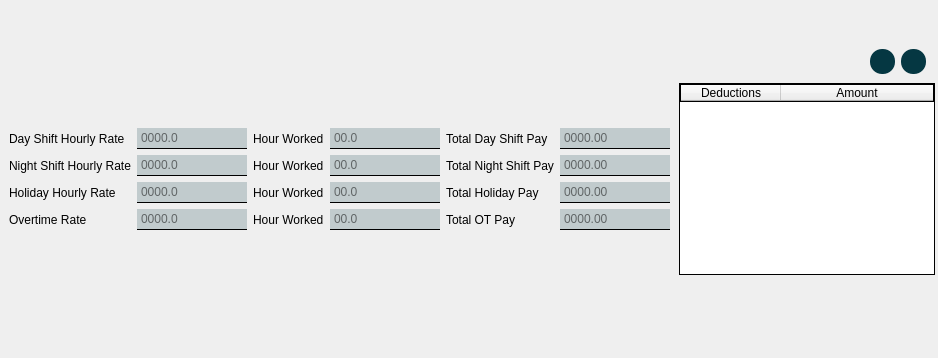
            <widget class="QFrame" name="frame_7">
             <property name="styleSheet">
              <string notr="true">border: none;</string>
             </property>
             <property name="frameShape">
              <enum>QFrame::NoFrame</enum>
             </property>
             <property name="frameShadow">
              <enum>QFrame::Plain</enum>
             </property>
             <layout class="QHBoxLayout" name="horizontalLayout_4">
              <property name="spacing">
               <number>0</number>
              </property>
              <property name="leftMargin">
               <number>0</number>
              </property>
              <property name="topMargin">
               <number>0</number>
              </property>
              <property name="rightMargin">
               <number>0</number>
              </property>
              <property name="bottomMargin">
               <number>0</number>
              </property>
              <item>
               <widget class="QFrame" name="rates">
                <property name="styleSheet">
                 <string notr="true">border: none;</string>
                </property>
                <property name="frameShape">
                 <enum>QFrame::NoFrame</enum>
                </property>
                <property name="frameShadow">
                 <enum>QFrame::Plain</enum>
                </property>
                <layout class="QVBoxLayout" name="verticalLayout_5">
                 <property name="spacing">
                  <number>0</number>
                 </property>
                 <property name="leftMargin">
                  <number>0</number>
                 </property>
                 <property name="topMargin">
                  <number>0</number>
                 </property>
                 <property name="rightMargin">
                  <number>0</number>
                 </property>
                 <property name="bottomMargin">
                  <number>0</number>
                 </property>
                 <item>
                  <spacer name="verticalSpacer_6">
                   <property name="orientation">
                    <enum>Qt::Vertical</enum>
                   </property>
                   <property name="sizeHint" stdset="0">
                    <size>
                     <width>20</width>
                     <height>40</height>
                    </size>
                   </property>
                  </spacer>
                 </item>
                 <item>
                  <widget class="QFrame" name="frame_11">
                   <property name="frameShape">
                    <enum>QFrame::StyledPanel</enum>
                   </property>
                   <property name="frameShadow">
                    <enum>QFrame::Raised</enum>
                   </property>
                   <layout class="QGridLayout" name="gridLayout_2">
                    <item row="1" column="3">
                     <widget class="QLineEdit" name="night_worked_LE">
                      <property name="styleSheet">
                       <string notr="true">border: none;
border-bottom: 1px solid rgb(0,0,0);
background-color: rgba(5, 55, 66, 50);
padding: 2px;</string>
                      </property>
                      <property name="placeholderText">
                       <string>00.0</string>
                      </property>
                     </widget>
                    </item>
                    <item row="3" column="2">
                     <widget class="QLabel" name="label_40">
                      <property name="styleSheet">
                       <string notr="true">border: none;</string>
                      </property>
                      <property name="text">
                       <string>Hour Worked</string>
                      </property>
                     </widget>
                    </item>
                    <item row="0" column="0">
                     <widget class="QLabel" name="label_13">
                      <property name="styleSheet">
                       <string notr="true">border: none;</string>
                      </property>
                      <property name="text">
                       <string>Day Shift Hourly Rate</string>
                      </property>
                     </widget>
                    </item>
                    <item row="0" column="5">
                     <widget class="QLineEdit" name="total_day_pay_LE">
                      <property name="styleSheet">
                       <string notr="true">border: none;
border-bottom: 1px solid rgb(0,0,0);
background-color: rgba(5, 55, 66, 50);
padding: 2px;</string>
                      </property>
                      <property name="inputMask">
                       <string/>
                      </property>
                      <property name="alignment">
                       <set>Qt::AlignLeading|Qt::AlignLeft|Qt::AlignVCenter</set>
                      </property>
                      <property name="readOnly">
                       <bool>true</bool>
                      </property>
                      <property name="placeholderText">
                       <string>0000.00</string>
                      </property>
                     </widget>
                    </item>
                    <item row="1" column="5">
                     <widget class="QLineEdit" name="total_night_pay_LE">
                      <property name="styleSheet">
                       <string notr="true">border: none;
border-bottom: 1px solid rgb(0,0,0);
background-color: rgba(5, 55, 66, 50);
padding: 2px;</string>
                      </property>
                      <property name="alignment">
                       <set>Qt::AlignLeading|Qt::AlignLeft|Qt::AlignVCenter</set>
                      </property>
                      <property name="readOnly">
                       <bool>true</bool>
                      </property>
                      <property name="placeholderText">
                       <string>0000.00</string>
                      </property>
                     </widget>
                    </item>
                    <item row="0" column="2">
                     <widget class="QLabel" name="label_38">
                      <property name="styleSheet">
                       <string notr="true">border: none;</string>
                      </property>
                      <property name="text">
                       <string>Hour Worked</string>
                      </property>
                     </widget>
                    </item>
                    <item row="3" column="0">
                     <widget class="QLabel" name="label_15">
                      <property name="styleSheet">
                       <string notr="true">border: none;</string>
                      </property>
                      <property name="text">
                       <string>Overtime Rate</string>
                      </property>
                     </widget>
                    </item>
                    <item row="0" column="3">
                     <widget class="QLineEdit" name="day_worked_LE">
                      <property name="styleSheet">
                       <string notr="true">border: none;
border-bottom: 1px solid rgb(0,0,0);
background-color: rgba(5, 55, 66, 50);
padding: 2px;</string>
                      </property>
                      <property name="placeholderText">
                       <string>00.0</string>
                      </property>
                     </widget>
                    </item>
                    <item row="3" column="3">
                     <widget class="QLineEdit" name="ot_hours_LE">
                      <property name="styleSheet">
                       <string notr="true">border: none;
border-bottom: 1px solid rgb(0,0,0);
background-color: rgba(5, 55, 66, 50);
padding: 2px;</string>
                      </property>
                      <property name="placeholderText">
                       <string>00.0</string>
                      </property>
                     </widget>
                    </item>
                    <item row="1" column="4">
                     <widget class="QLabel" name="label_21">
                      <property name="styleSheet">
                       <string notr="true">border: none;</string>
                      </property>
                      <property name="text">
                       <string>Total Night Shift Pay</string>
                      </property>
                     </widget>
                    </item>
                    <item row="0" column="1">
                     <widget class="QLineEdit" name="day_rate_LE">
                      <property name="styleSheet">
                       <string notr="true">border: none;
border-bottom: 1px solid rgb(0,0,0);
background-color: rgba(5, 55, 66, 50);
padding: 2px;</string>
                      </property>
                      <property name="inputMask">
                       <string/>
                      </property>
                      <property name="alignment">
                       <set>Qt::AlignLeading|Qt::AlignLeft|Qt::AlignVCenter</set>
                      </property>
                      <property name="placeholderText">
                       <string>0000.0</string>
                      </property>
                     </widget>
                    </item>
                    <item row="1" column="2">
                     <widget class="QLabel" name="label_39">
                      <property name="styleSheet">
                       <string notr="true">border: none;</string>
                      </property>
                      <property name="text">
                       <string>Hour Worked</string>
                      </property>
                     </widget>
                    </item>
                    <item row="3" column="1">
                     <widget class="QLineEdit" name="ot_rate_LE">
                      <property name="styleSheet">
                       <string notr="true">border: none;
border-bottom: 1px solid rgb(0,0,0);
background-color: rgba(5, 55, 66, 50);
padding: 2px;</string>
                      </property>
                      <property name="alignment">
                       <set>Qt::AlignLeading|Qt::AlignLeft|Qt::AlignVCenter</set>
                      </property>
                      <property name="placeholderText">
                       <string>0000.0</string>
                      </property>
                     </widget>
                    </item>
                    <item row="1" column="1">
                     <widget class="QLineEdit" name="night_rate_LE">
                      <property name="styleSheet">
                       <string notr="true">border: none;
border-bottom: 1px solid rgb(0,0,0);
background-color: rgba(5, 55, 66, 50);
padding: 2px;</string>
                      </property>
                      <property name="alignment">
                       <set>Qt::AlignLeading|Qt::AlignLeft|Qt::AlignVCenter</set>
                      </property>
                      <property name="placeholderText">
                       <string>0000.0</string>
                      </property>
                     </widget>
                    </item>
                    <item row="0" column="4">
                     <widget class="QLabel" name="label_20">
                      <property name="styleSheet">
                       <string notr="true">border: none;</string>
                      </property>
                      <property name="text">
                       <string>Total Day Shift Pay</string>
                      </property>
                     </widget>
                    </item>
                    <item row="1" column="0">
                     <widget class="QLabel" name="label_14">
                      <property name="styleSheet">
                       <string notr="true">border: none;</string>
                      </property>
                      <property name="text">
                       <string>Night Shift Hourly Rate</string>
                      </property>
                     </widget>
                    </item>
                    <item row="2" column="0">
                     <widget class="QLabel" name="label_16">
                      <property name="styleSheet">
                       <string notr="true">border: none;</string>
                      </property>
                      <property name="text">
                       <string>Holiday Hourly Rate</string>
                      </property>
                     </widget>
                    </item>
                    <item row="2" column="1">
                     <widget class="QLineEdit" name="holiday_rate_LE">
                      <property name="styleSheet">
                       <string notr="true">border: none;
border-bottom: 1px solid rgb(0,0,0);
background-color: rgba(5, 55, 66, 50);
padding: 2px;</string>
                      </property>
                      <property name="alignment">
                       <set>Qt::AlignLeading|Qt::AlignLeft|Qt::AlignVCenter</set>
                      </property>
                      <property name="placeholderText">
                       <string>0000.0</string>
                      </property>
                     </widget>
                    </item>
                    <item row="3" column="4">
                     <widget class="QLabel" name="label_22">
                      <property name="styleSheet">
                       <string notr="true">border: none;</string>
                      </property>
                      <property name="text">
                       <string>Total OT Pay</string>
                      </property>
                     </widget>
                    </item>
                    <item row="3" column="5">
                     <widget class="QLineEdit" name="total_ot_pay_LE">
                      <property name="styleSheet">
                       <string notr="true">border: none;
border-bottom: 1px solid rgb(0,0,0);
background-color: rgba(5, 55, 66, 50);
padding: 2px;</string>
                      </property>
                      <property name="alignment">
                       <set>Qt::AlignLeading|Qt::AlignLeft|Qt::AlignVCenter</set>
                      </property>
                      <property name="readOnly">
                       <bool>true</bool>
                      </property>
                      <property name="placeholderText">
                       <string>0000.00</string>
                      </property>
                     </widget>
                    </item>
                    <item row="2" column="4">
                     <widget class="QLabel" name="label_23">
                      <property name="styleSheet">
                       <string notr="true">border: none;</string>
                      </property>
                      <property name="text">
                       <string>Total Holiday Pay</string>
                      </property>
                     </widget>
                    </item>
                    <item row="2" column="5">
                     <widget class="QLineEdit" name="total_holiday_pay_LE">
                      <property name="styleSheet">
                       <string notr="true">border: none;
border-bottom: 1px solid rgb(0,0,0);
background-color: rgba(5, 55, 66, 50);
padding: 2px;</string>
                      </property>
                      <property name="alignment">
                       <set>Qt::AlignLeading|Qt::AlignLeft|Qt::AlignVCenter</set>
                      </property>
                      <property name="readOnly">
                       <bool>true</bool>
                      </property>
                      <property name="placeholderText">
                       <string>0000.00</string>
                      </property>
                     </widget>
                    </item>
                    <item row="2" column="2">
                     <widget class="QLabel" name="label_19">
                      <property name="styleSheet">
                       <string notr="true">border: none;</string>
                      </property>
                      <property name="text">
                       <string>Hour Worked</string>
                      </property>
                     </widget>
                    </item>
                    <item row="2" column="3">
                     <widget class="QLineEdit" name="holiday_worked_LE">
                      <property name="styleSheet">
                       <string notr="true">border: none;
border-bottom: 1px solid rgb(0,0,0);
background-color: rgba(5, 55, 66, 50);
padding: 2px;</string>
                      </property>
                      <property name="alignment">
                       <set>Qt::AlignLeading|Qt::AlignLeft|Qt::AlignVCenter</set>
                      </property>
                      <property name="placeholderText">
                       <string>00.0</string>
                      </property>
                     </widget>
                    </item>
                   </layout>
                  </widget>
                 </item>
                 <item>
                  <spacer name="verticalSpacer_5">
                   <property name="orientation">
                    <enum>Qt::Vertical</enum>
                   </property>
                   <property name="sizeHint" stdset="0">
                    <size>
                     <width>20</width>
                     <height>40</height>
                    </size>
                   </property>
                  </spacer>
                 </item>
                </layout>
               </widget>
              </item>
              <item>
               <widget class="QFrame" name="frame_8">
                <property name="styleSheet">
                 <string notr="true">border: none;</string>
                </property>
                <property name="frameShape">
                 <enum>QFrame::NoFrame</enum>
                </property>
                <property name="frameShadow">
                 <enum>QFrame::Plain</enum>
                </property>
                <layout class="QVBoxLayout" name="verticalLayout_6">
                 <property name="spacing">
                  <number>0</number>
                 </property>
                 <property name="leftMargin">
                  <number>0</number>
                 </property>
                 <property name="topMargin">
                  <number>0</number>
                 </property>
                 <property name="rightMargin">
                  <number>0</number>
                 </property>
                 <property name="bottomMargin">
                  <number>3</number>
                 </property>
                </layout>
               </widget>
              </item>
              <item>
               <widget class="QFrame" name="frame_9">
                <property name="styleSheet">
                 <string notr="true">border: none;</string>
                </property>
                <property name="frameShape">
                 <enum>QFrame::NoFrame</enum>
                </property>
                <property name="frameShadow">
                 <enum>QFrame::Plain</enum>
                </property>
                <layout class="QVBoxLayout" name="verticalLayout_7">
                 <property name="spacing">
                  <number>0</number>
                 </property>
                 <property name="leftMargin">
                  <number>0</number>
                 </property>
                 <property name="topMargin">
                  <number>0</number>
                 </property>
                 <property name="rightMargin">
                  <number>3</number>
                 </property>
                 <property name="bottomMargin">
                  <number>3</number>
                 </property>
                 <item>
                  <spacer name="verticalSpacer_7">
                   <property name="orientation">
                    <enum>Qt::Vertical</enum>
                   </property>
                   <property name="sizeHint" stdset="0">
                    <size>
                     <width>20</width>
                     <height>40</height>
                    </size>
                   </property>
                  </spacer>
                 </item>
                 <item>
                  <widget class="QFrame" name="frame_14">
                   <property name="sizePolicy">
                    <sizepolicy hsizetype="Preferred" vsizetype="Fixed">
                     <horstretch>0</horstretch>
                     <verstretch>0</verstretch>
                    </sizepolicy>
                   </property>
                   <property name="frameShape">
                    <enum>QFrame::StyledPanel</enum>
                   </property>
                   <property name="frameShadow">
                    <enum>QFrame::Raised</enum>
                   </property>
                   <layout class="QHBoxLayout" name="horizontalLayout_6">
                    <item>
                     <spacer name="horizontalSpacer_3">
                      <property name="orientation">
                       <enum>Qt::Horizontal</enum>
                      </property>
                      <property name="sizeHint" stdset="0">
                       <size>
                        <width>40</width>
                        <height>20</height>
                       </size>
                      </property>
                     </spacer>
                    </item>
                    <item>
                     <widget class="QPushButton" name="add_deduction_BTN">
                      <property name="sizePolicy">
                       <sizepolicy hsizetype="Preferred" vsizetype="Preferred">
                        <horstretch>0</horstretch>
                        <verstretch>0</verstretch>
                       </sizepolicy>
                      </property>
                      <property name="minimumSize">
                       <size>
                        <width>25</width>
                        <height>25</height>
                       </size>
                      </property>
                      <property name="maximumSize">
                       <size>
                        <width>25</width>
                        <height>25</height>
                       </size>
                      </property>
                      <property name="cursor">
                       <cursorShape>PointingHandCursor</cursorShape>
                      </property>
                      <property name="layoutDirection">
                       <enum>Qt::LeftToRight</enum>
                      </property>
                      <property name="styleSheet">
                       <string notr="true">QPushButton{
	background-color: rgb(5, 55, 66);
	border-radius: 12px;
	color: rgb(255, 255, 255);
	image: url(:/images/addition.png);
	padding: 3px;
}

QPushButton:hover{
	background-color:rgb(57, 162, 219) ;
}</string>
                      </property>
                      <property name="text">
                       <string/>
                      </property>
                      <property name="flat">
                       <bool>true</bool>
                      </property>
                     </widget>
                    </item>
                    <item>
                     <widget class="QPushButton" name="remove_deduction_BTN">
                      <property name="sizePolicy">
                       <sizepolicy hsizetype="Preferred" vsizetype="Preferred">
                        <horstretch>0</horstretch>
                        <verstretch>0</verstretch>
                       </sizepolicy>
                      </property>
                      <property name="minimumSize">
                       <size>
                        <width>25</width>
                        <height>25</height>
                       </size>
                      </property>
                      <property name="maximumSize">
                       <size>
                        <width>25</width>
                        <height>25</height>
                       </size>
                      </property>
                      <property name="cursor">
                       <cursorShape>PointingHandCursor</cursorShape>
                      </property>
                      <property name="layoutDirection">
                       <enum>Qt::LeftToRight</enum>
                      </property>
                      <property name="styleSheet">
                       <string notr="true">QPushButton{
	background-color: rgb(5, 55, 66);
	border-radius: 12px;
	color: rgb(255, 255, 255);
	image: url(:/images/subraction.png);
	padding: 3px;
}

QPushButton:hover{
	background-color:rgb(57, 162, 219) ;
}</string>
                      </property>
                      <property name="text">
                       <string/>
                      </property>
                      <property name="flat">
                       <bool>true</bool>
                      </property>
                     </widget>
                    </item>
                   </layout>
                  </widget>
                 </item>
                 <item>
                  <widget class="QFrame" name="frame_15">
                   <property name="frameShape">
                    <enum>QFrame::NoFrame</enum>
                   </property>
                   <property name="frameShadow">
                    <enum>QFrame::Plain</enum>
                   </property>
                   <layout class="QHBoxLayout" name="horizontalLayout_7">
                    <property name="spacing">
                     <number>0</number>
                    </property>
                    <property name="leftMargin">
                     <number>0</number>
                    </property>
                    <property name="topMargin">
                     <number>0</number>
                    </property>
                    <property name="rightMargin">
                     <number>0</number>
                    </property>
                    <property name="bottomMargin">
                     <number>0</number>
                    </property>
                    <item>
                     <widget class="QTableWidget" name="deductions_TBL">
                      <property name="sizePolicy">
                       <sizepolicy hsizetype="Preferred" vsizetype="Preferred">
                        <horstretch>0</horstretch>
                        <verstretch>0</verstretch>
                       </sizepolicy>
                      </property>
                      <property name="minimumSize">
                       <size>
                        <width>250</width>
                        <height>136</height>
                       </size>
                      </property>
                      <property name="styleSheet">
                       <string notr="true">border: 1px solid rgb(0,0,0);</string>
                      </property>
                      <property name="frameShape">
                       <enum>QFrame::NoFrame</enum>
                      </property>
                      <property name="frameShadow">
                       <enum>QFrame::Plain</enum>
                      </property>
                      <property name="verticalScrollMode">
                       <enum>QAbstractItemView::ScrollPerPixel</enum>
                      </property>
                      <property name="horizontalScrollMode">
                       <enum>QAbstractItemView::ScrollPerPixel</enum>
                      </property>
                      <property name="sortingEnabled">
                       <bool>true</bool>
                      </property>
                      <attribute name="horizontalHeaderStretchLastSection">
                       <bool>true</bool>
                      </attribute>
                      <attribute name="verticalHeaderVisible">
                       <bool>false</bool>
                      </attribute>
                      <column>
                       <property name="text">
                        <string>Deductions</string>
                       </property>
                      </column>
                      <column>
                       <property name="text">
                        <string>Amount</string>
                       </property>
                      </column>
                     </widget>
                    </item>
                   </layout>
                  </widget>
                 </item>
                 <item>
                  <spacer name="verticalSpacer_13">
                   <property name="orientation">
                    <enum>Qt::Vertical</enum>
                   </property>
                   <property name="sizeHint" stdset="0">
                    <size>
                     <width>20</width>
                     <height>40</height>
                    </size>
                   </property>
                  </spacer>
                 </item>
                 <item>
                  <spacer name="verticalSpacer_8">
                   <property name="orientation">
                    <enum>Qt::Vertical</enum>
                   </property>
                   <property name="sizeHint" stdset="0">
                    <size>
                     <width>20</width>
                     <height>40</height>
                    </size>
                   </property>
                  </spacer>
                 </item>
                </layout>
               </widget>
              </item>
             </layout>
            </widget>
